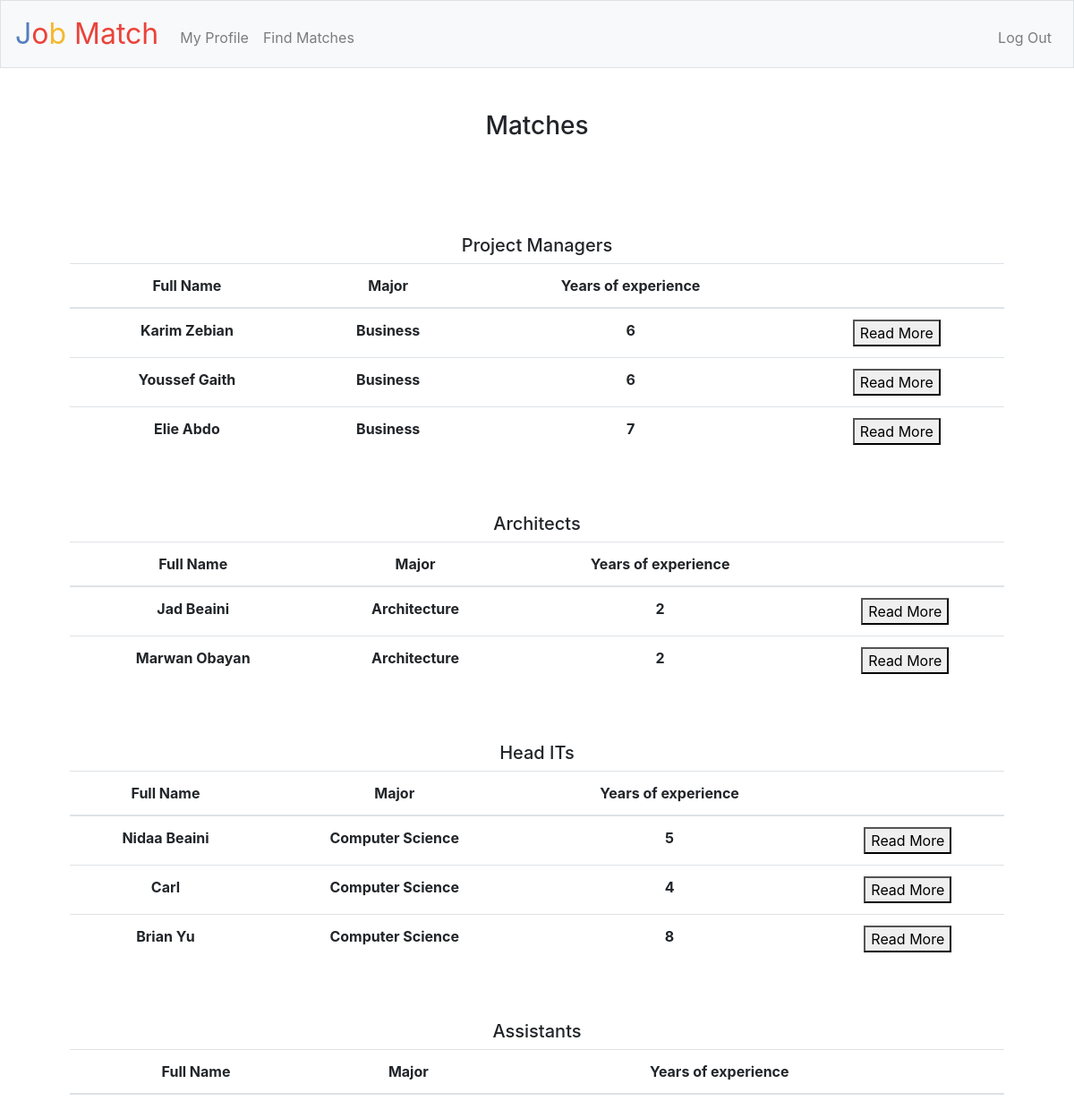
Screenshot of /match (signed in) with the database file from the repository.
### tables this page shows
CREATE TABLE hiring (id INTEGER, userid INTEGER NOT NULL, position TEXT NOT NULL, major TEXT NOT NULL, years INTEGER NOT NULL, PRIMARY KEY(id));

CREATE TABLE employees (id INTEGER, userid INTEGER NOT NULL, name TEXT NOT NULL, email TEXT, address TEXT, phone TEXT, degree TEXT, major TEXT, years INTEGER NOT NULL, PRIMARY KEY(id));

### application.py (the view, shortened to what this page needs)
@app.route("/match")
@login_required
def match():
    Type = db.execute("SELECT type FROM users WHERE id = ?", session["user_id"])[0]["type"]
    if Type == 'employer':
        jobs = db.execute("SELECT position FROM hiring WHERE userid = ?", session["user_id"])
        positions = []
        for job in jobs:
            positions.append(job["position"])
        matchseeking = db.execute("SELECT * FROM seeking WHERE position IN (?)", positions)
        ids = []
        id_years = {}
        info = {}
        id_job = {}
        for row in matchseeking:
            if row["years"] >= db.execute("SELECT years FROM hiring WHERE position = ? AND userid = ?", row["position"], session["user_id"])[0]["years"] and (db.execute("SELECT major FROM hiring WHERE userid = ? AND position = ?", session["user_id"], row["position"])[0]["major"] == db.execute("SELECT major FROM employees WHERE userid = ?", row["userid"])[0]["major"] or not db.execute("SELECT major FROM employees WHERE userid = ?", row["userid"])[0]["major"] or db.execute("SELECT major FROM hiring WHERE userid = ? AND position = ?", session["user_id"], row["position"])[0]["major"] == 'No major'):
                ids.append(row["userid"])
                id_years[row["userid"]] = row["years"]
                id_job[row["userid"]] = row["position"]
                info[row["userid"]] = db.execute("SELECT * FROM employees WHERE userid = ?", row["userid"])[0]
        for position in positions:
            major = db.execute("SELECT major FROM hiring WHERE userid = ? AND position = ?", session["user_id"], position)[0]["major"]
            employees = db.execute("SELECT * FROM employees WHERE major = ?", major)
            for employee in employees:
                if employee["years"] >= db.execute("SELECT years FROM hiring WHERE userid = ? AND position = ?", session["user_id"], position)[0]["years"]:
                    if employee["userid"] not in ids:
                        ids.append(employee["userid"])
                        id_years[employee["userid"]] = employee["years"]
                        id_job[employee["userid"]] = position
                        info[employee["userid"]] = db.execute("SELECT * FROM employees WHERE userid = ?", employee["userid"])[0]
        return render_template("matches.html", Type=Type, id_job=id_job, info=info, id_years=id_years, ids=ids, positions=positions)

### application.py (called while the page is built)
@app.after_request
def after_request(response):
    response.headers["Cache-Control"] = "no-cache, no-store, must-revalidate"
    response.headers["Expires"] = 0
    response.headers["Pragma"] = "no-cache"
    return response

### helpers.py (called while the page is built)
def login_required(f):
    @wraps(f)
    def decorated_function(*args, **kwargs):
        if session.get("user_id") is None:
            return redirect("/login")
        return f(*args, **kwargs)
    return decorated_function

### templates/matches.html (shortened to what this page needs)
{% extends "layout.html" %}
{% block main %}
 <h3>Matches</h3>
 <br><br>
 {% if Type == 'employer' %}
    {% for position in positions %}
    <br><br>
        <h5>{{ position }}s</h5>
 <table class="table">
    <thead>
        <tr>
            <th class="text-start">Full Name</th>
            <th class="text-start">Major</th>
            <th class="text-end">Years of experience</th>
            <th class="text-end"> </th>
        </tr>
    </thead>
    <tbody>
        {% for id in ids %}
            {% if id_job[id] == position %}
            <tr>
                <th class="text-start">{{ info[id]["name"] }}</th>
                <th class="text-start">{{ info[id]["major"] }}</th>
                <th class="text-end"> {{ id_years[id] }}</th>
                <th class="text-end">
                    <form action="/readmore" method="post">
                        <button name="nameid" value="{{ id }}">Read More</button>
                    </form>
                </th>
            </tr>
            {% endif %}
        {% endfor %}
    </tbody>
 </table>
     {% endfor %}
 {% endif %}
{% endblock %}

### templates/layout.html (shortened to what this page needs)
<!DOCTYPE html>
<html lang="en">
    <head>
        <link rel="stylesheet" href="https://cdn.jsdelivr.net/npm/bootstrap@4.5.3/dist/css/bootstrap.min.css">
        <link href="/static/styles.css" rel="stylesheet">
    </head>
    <body>
        <nav class="navbar navbar-expand-md navbar-light bg-light border">
            <a class="navbar-brand" href="/"><span class="blue">J</span><span class="red">o</span><span class="yellow">b</span> <span class="red">Match</span></a>
            <div class="collapse navbar-collapse" id="navbar">
                {% if session.user_id %}
                    <ul class="navbar-nav mr-auto mt-2">
                        <li class="nav-item"><a class="nav-link" href="/profile">My Profile</a></li>
                        <li class="nav-item"><a class="nav-link" href="/match">Find Matches</a></li>
                    </ul>
                    <ul class="navbar-nav ml-auto mt-2">
                        <li class="nav-item"><a class="nav-link" href="/logout">Log Out</a></li>
                    </ul>
                {% else %}
                    <ul class="navbar-nav ml-auto mt-2">
                        <li class="nav-item"><a class="nav-link" href="/register">Register</a></li>
                        <li class="nav-item"><a class="nav-link" href="/login">Log In</a></li>
                    </ul>
                {% endif %}
            </div>
        </nav>
        <main class="container p-5">
            {% block main %}{% endblock %}
        </main>
    </body>
</html>

### static/styles.css (style rules this page uses)
nav .navbar-brand { font-size: xx-large; }
nav .navbar-brand .blue { color: #537fbe; }
nav .navbar-brand .red { color: #ea433b; }
nav .navbar-brand .yellow { color: #f5b82e; }
main { overflow-x: auto; text-align: center; }
*, *::after, *::before { box-sizing: border-box; }

### rows the page displays
hiring: position "Project Manager", id_years "6" "6" "7", {{ id }} 9 (drawn)
employees: name "Karim Zebian", major "Business"
employees: name "Youssef Gaith", major "Business"
employees: name "Elie Abdo", major "Business"
hiring: position "Architect", id_years "2" "2", {{ id }} 5 (drawn)
employees: name "Jad Beaini", major "Architecture"
employees: name "Marwan Obayan", major "Architecture"
hiring: position "Head IT", id_years "5" "4" "8", {{ id }} 12 (drawn), {{ id }} 13 (drawn), {{ id }} 16 (drawn)
employees: name "Nidaa Beaini", major "Computer Science"
employees: name "Carl", major "Computer Science"
employees: name "Brian Yu", major "Computer Science"
hiring: position "Assistant"
